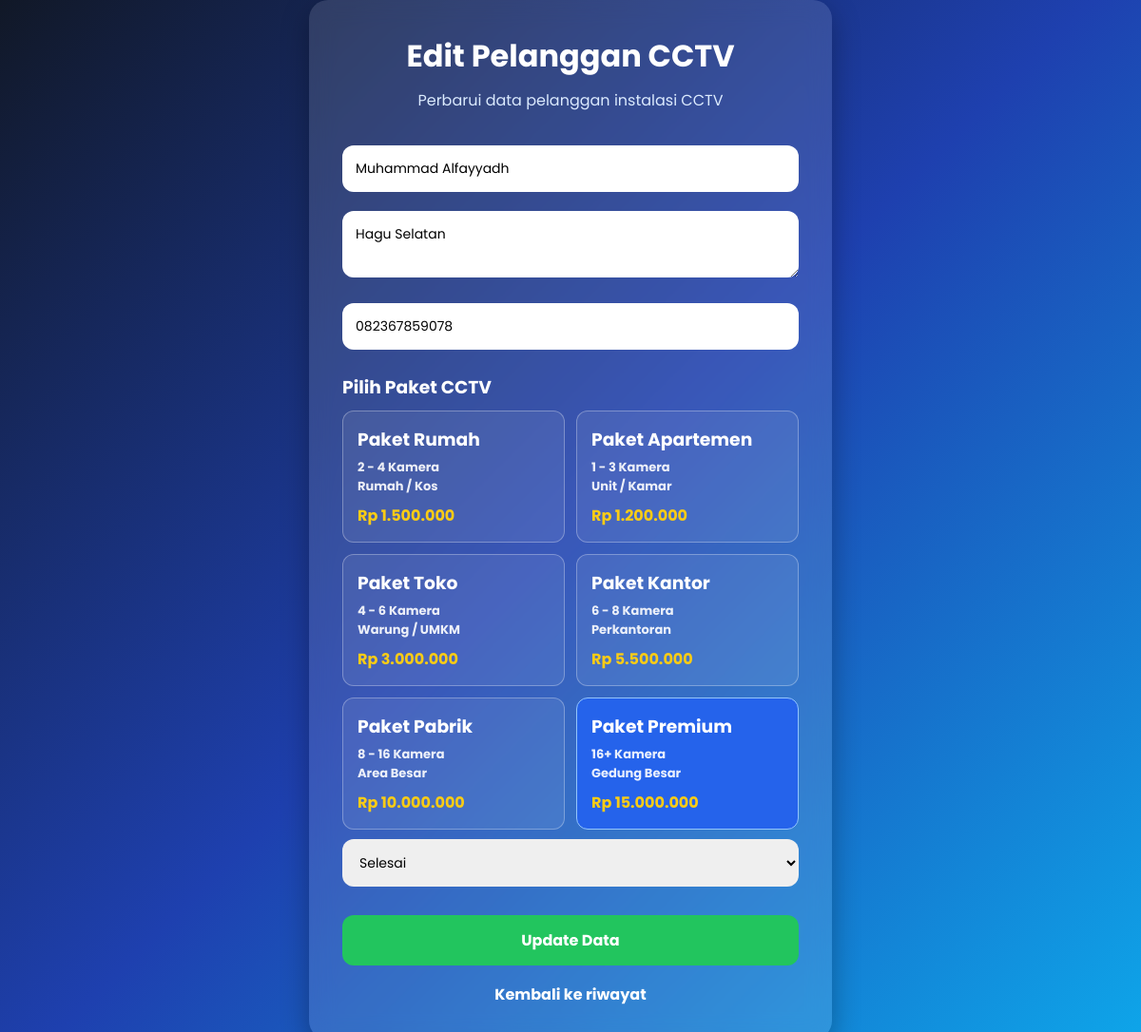
Screenshot of /edit/20/ with the database file from the repository.
### layanan/models.py (models this page shows, shortened)
class Pelanggan(models.Model):
    user = models.ForeignKey(
        User,
        on_delete=models.CASCADE,
        null=True,
        blank=True
    )
    STATUS_CHOICES = [
        ('Menunggu Pembayaran', 'Menunggu Pembayaran'),
        ('Menunggu Verifikasi', 'Menunggu Verifikasi'),
        ('Diproses', 'Diproses'),
        ('Selesai', 'Selesai'),
    ]
    nama = models.CharField(max_length=100)
    alamat = models.TextField()
    no_hp = models.CharField(max_length=20)
    paket = models.CharField(max_length=50)
    status = models.CharField(
        max_length=50,
        choices=STATUS_CHOICES,
        default='Menunggu Pembayaran'
    )
    bukti_pembayaran = models.ImageField(
        upload_to='bukti_pembayaran/',
        blank=True,
        null=True
    )

### layanan/views.py (the view, shortened to what this page needs)
# urls.py: path('edit/<int:id>/', views.edit_pelanggan, name='edit'),
def edit_pelanggan(request, id):
    pelanggan = get_object_or_404(Pelanggan, id=id)
    return render(request, 'edit.html', {'pelanggan': pelanggan})

### layanan/templates/edit.html (shortened to what this page needs)
<!DOCTYPE html>
<html lang="en">
<head>
</head>
<body>
<div class="container">
    <h1>Edit Pelanggan CCTV</h1>
    <p class="subtitle">
        Perbarui data pelanggan instalasi CCTV
    </p>
    <form method="POST" enctype="multipart/form-data">
        <input
            type="text"
            name="nama"
            value="{{ pelanggan.nama }}"
            placeholder="Nama Lengkap"
            required
        >
        <textarea
            name="alamat"
            placeholder="Alamat Lengkap"
            required
        >{{ pelanggan.alamat }}</textarea>
        <input
            type="text"
            name="no_hp"
            value="{{ pelanggan.no_hp }}"
            placeholder="Nomor HP"
            required
        >
        <h3 style="color:white; margin-top:15px;">
    Pilih Paket CCTV
</h3>
<div class="paket-grid">
    <label class="paket-card">
        <h3>Paket Rumah</h3>
        <p>2 - 4 Kamera</p>
        <p>Rumah / Kos</p>
        <b>Rp 1.500.000</b>
    </label>
    <label class="paket-card">
        <h3>Paket Apartemen</h3>
        <p>1 - 3 Kamera</p>
        <p>Unit / Kamar</p>
        <b>Rp 1.200.000</b>
    </label>
    <label class="paket-card">
        <h3>Paket Toko</h3>
        <p>4 - 6 Kamera</p>
        <p>Warung / UMKM</p>
        <b>Rp 3.000.000</b>
    </label>
    <label class="paket-card">
        <h3>Paket Kantor</h3>
        <p>6 - 8 Kamera</p>
        <p>Perkantoran</p>
        <b>Rp 5.500.000</b>
    </label>
    <label class="paket-card">
        <h3>Paket Pabrik</h3>
        <p>8 - 16 Kamera</p>
        <p>Area Besar</p>
        <b>Rp 10.000.000</b>
    </label>
    <label class="paket-card">
        <h3>Paket Premium</h3>
        <p>16+ Kamera</p>
        <p>Gedung Besar</p>
        <b>Rp 15.000.000</b>
    </label>
</div>
        <select name="status" required>
            <option value="{{ pelanggan.status }}">
                {{ pelanggan.status }}
            </option>
        </select>
        <button type="submit">
            Update Data
        </button>
    </form>
    <a href="/riwayat/" class="back-btn">
        Kembali ke riwayat
    </a>
</div>
</body>
</html>

### layanan/templates/edit.html (style rules this page uses)
* { margin:0; padding:0; box-sizing:border-box; font-family:'Poppins', sans-serif; }
body { min-height:100vh; display:flex; justify-content:center; align-items:center; background:linear-gradient(135deg,#111827,#1e40af,#0ea5e9); }
.container { width:550px; background:rgba(255,255,255,0.12); backdrop-filter:blur(12px); padding:35px; border-radius:20px; box-shadow:0 10px 30px rgba(0,0,0,0.3); }
h1 { text-align:center; color:white; margin-bottom:10px; }
.subtitle { text-align:center; color:#dbeafe; margin-bottom:25px; }
input, textarea, select { width:100%; padding:14px; margin:10px 0; border:none; border-radius:12px; outline:none; font-size:14px; }
label { color:white; font-weight:bold; }
.paket-grid { display:grid; grid-template-columns:repeat(auto-fit,minmax(180px,1fr)); gap:12px; margin-top:10px; }
.paket-card { border:1px solid rgba(255,255,255,.3); padding:15px; border-radius:12px; cursor:pointer; background:rgba(255,255,255,.08); color:white; transition:.3s; }
.paket-card:has(input:checked) { background:#2563eb; border-color:#93c5fd; }
.paket-card h3 { margin-bottom:5px; }
.paket-card p { font-size:13px; opacity:.9; }
.paket-card b { display:block; margin-top:8px; color:#facc15; }
button { width:100%; padding:14px; margin-top:20px; background:#22c55e; color:white; border:none; border-radius:12px; font-size:16px; cursor:pointer; font-weight:bold; }
.back-btn { display:block; text-align:center; margin-top:18px; text-decoration:none; color:white; font-weight:bold; }

### rows the page displays
Pelanggan: nama "Muhammad Alfayyadh", alamat "Hagu Selatan", no_hp "082367859078", status "Selesai"
